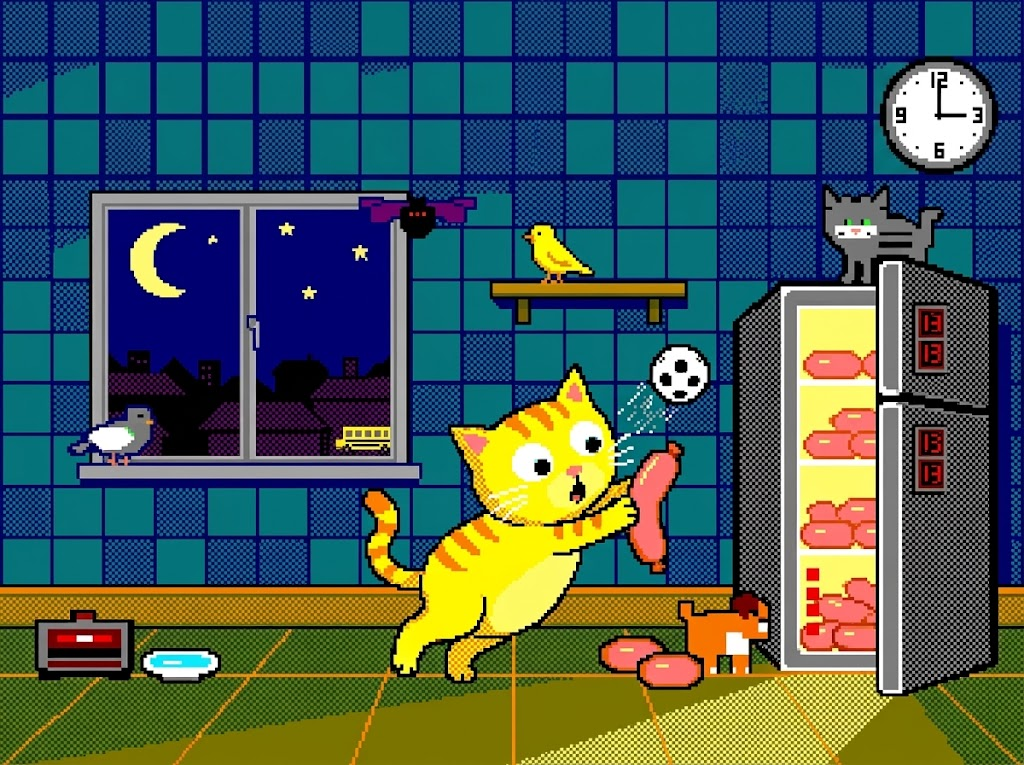
#> input picture assets/art/title.jpg, 1024 x 765 px; its folder holds only this picture in this run
$ python mktitle64.py ../assets/art/title.jpg
#> lines starting #> are read from the running program, lines starting #| are printed output that depends on the picture
### tools/mktext64.py
#!/usr/bin/env python3
"""Turn the font art and the UTF-8 string files into src/font.s and
src/strings.s.

    tools/mktext64.py

The same rules as the CPC's tools/mktext.py, and the same files: no literal
text in the sources, every message in both languages, Greek folded onto the
font - accents dropped, lowercase raised, and the fourteen capitals that share
a Latin shape drawn with the Latin glyph. Only Γ Δ Θ Λ Ξ Π Σ Φ Ψ Ω are drawn.

What changes is the output. The glyph index is the screen code, so the font
is a VIC character set as it stands: 8 bytes a glyph, the 5-column drawing
in bits 6-2, so it sits one pixel in from the left of its 8x8 cell. The HUD
and the footer use it in hires character mode, 40 columns; text.s also draws
it into the multicolour bitmap, one font pixel to a multicolour pixel, for
the banners.
"""

import os
import sys
import unicodedata

ROOT = os.path.dirname(os.path.dirname(os.path.abspath(__file__)))
FONT_ART = os.path.join(ROOT, "assets", "font.txt")
GLYPH_W = 5
GLYPH_H = 8

GREEK_TO_LATIN = dict(zip("ΑΒΕΖΗΙΚΜΝΟΡΤΥΧ", "ABEZHIKMNOPTYX"))
LANGS = [("en", "ENGLISH"), ("el", "GREEK")]
ASM_NAMES = {
    " ": "SPACE", ".": "DOT", ",": "COMMA", "!": "BANG", "?": "QUERY",
    ":": "COLON", "-": "DASH", "'": "QUOTE", "/": "SLASH",
    "Γ": "GAMMA", "Δ": "DELTA", "Θ": "THETA", "Λ": "LAMBDA", "Ξ": "XI",
    "Π": "PI", "Σ": "SIGMA", "Φ": "PHI", "Ψ": "PSI", "Ω": "OMEGA",
}


# [6 lines left out: function fold, not called in this run]


def read_font():
    glyphs, name, rows = [], None, []
    for lineno, line in enumerate(open(FONT_ART, encoding="utf-8"), 1):
        line = line.rstrip("\n")
        if line.startswith(":"):
            if name is not None:
                glyphs.append((name, rows))
            name, rows = line[1:], []
            continue
        if (name is not None and len(line) == GLYPH_W
                and not set(line) - set(".#")):
            rows.append(int(line.replace(".", "0").replace("#", "1"), 2) << 2)
            continue
        if not line.strip() or line.lstrip().startswith("#"):
            continue
        sys.exit("%s:%d: not a glyph row: %r" % (FONT_ART, lineno, line))
    glyphs.append((name, rows))
    for n, r in glyphs:
        if len(r) != GLYPH_H:
            sys.exit("%s: glyph %s has %d rows" % (FONT_ART, n, len(r)))
    return glyphs


# [68 lines left out: functions read_strings, main, not called in this run]


# [2 lines that do not run on import are left out]

### tools/mktitle64.py
#!/usr/bin/env python3
"""Turn the title painting into a multicolour bitmap: src/title.s.

    tools/mktitle64.py [--preview]

The source is the CPC's title painting, assets/art/title.jpg: the cat caught
at the open Pitsos with a sausage, at a quarter past three in the morning.
loukc64.md 5.7 says an automatic conversion comes out blurred and clashing;
this one is built for the cell, not against it:

  * The painting is cropped (a little wall off the top, most of the floor off
    the bottom) and scaled to 160 x 168 - cell rows 0-20 - so a multicolour
    pixel is twice as wide as a line, as the monitor shows it.
  * Every pixel goes to its nearest C64 colour first; then each 4 x 8 cell
    keeps the three colours, besides the background, that cost the least
    over the pixels in it, and every pixel takes the nearest of those four.
    The background - the one colour every cell shares - is whichever makes
    the whole picture cheapest.
  * The name and the subtitle are put in before the cells are chosen, as
    pixels that must come out exactly, so the lettering is never the colour
    that loses. They are in the game's font, as on the CPC, and differ by
    language - so cell rows 0-4 are written twice, once per language, and
    rows 5-20 once.

Row 21 is left empty: the footer's text split is written on its last line,
which must be blank in both modes (CLAUDE.md 3), and so must the first byte
of the bitmap, which text mode reads there for a few cycles.

--preview writes build/title-<lang>.png at 2:1, which is how to judge it.
"""

import os
import sys

from PIL import Image

ROOT = os.path.dirname(os.path.dirname(os.path.abspath(__file__)))
sys.path.insert(0, os.path.join(ROOT, "tools"))
import mktext64   # noqa: E402
from mksprite64 import C64_RGB   # noqa: E402

SRC = os.path.join(ROOT, "assets", "art", "title.jpg")
OUT = os.path.join(ROOT, "src", "title.s")

W, ROWS = 160, 21
H = ROWS * 8
BAND = 5                        # cell rows that carry the lettering
CROP_TOP, CROP_BOTTOM = 40, 80  # source rows dropped: wall above, floor below

NAME_Y, NAME_SX, NAME_SY = 3, 2, 3
SUB_Y = 29
YELLOW, BLACK, CORAL = 7, 0, 10

LANGS = ["en", "el"]            # the order of LANG_EN, LANG_EL


def dist(a, b):
    # Weighted RGB: the eye is kinder to blue than to green. Plain RGB and a
    # luma-weighted distance were tried too; this kept the wall's tiles and
    # the window's skyline, which the others flattened.
    return 2 * (a[0] - b[0]) ** 2 + 4 * (a[1] - b[1]) ** 2 + 3 * (a[2] - b[2]) ** 2


D = [[dist(C64_RGB[a], C64_RGB[b]) for b in range(16)] for a in range(16)]


def painting():
    src = Image.open(SRC).convert("RGB")
#> src is the input picture: PIL image 1024x765 RGB; mean R, G, B 69.7, 91.5, 87.5
    w, h = src.size
#> w = 1024; h = 765
    src = src.crop((0, CROP_TOP, w, h - CROP_BOTTOM))
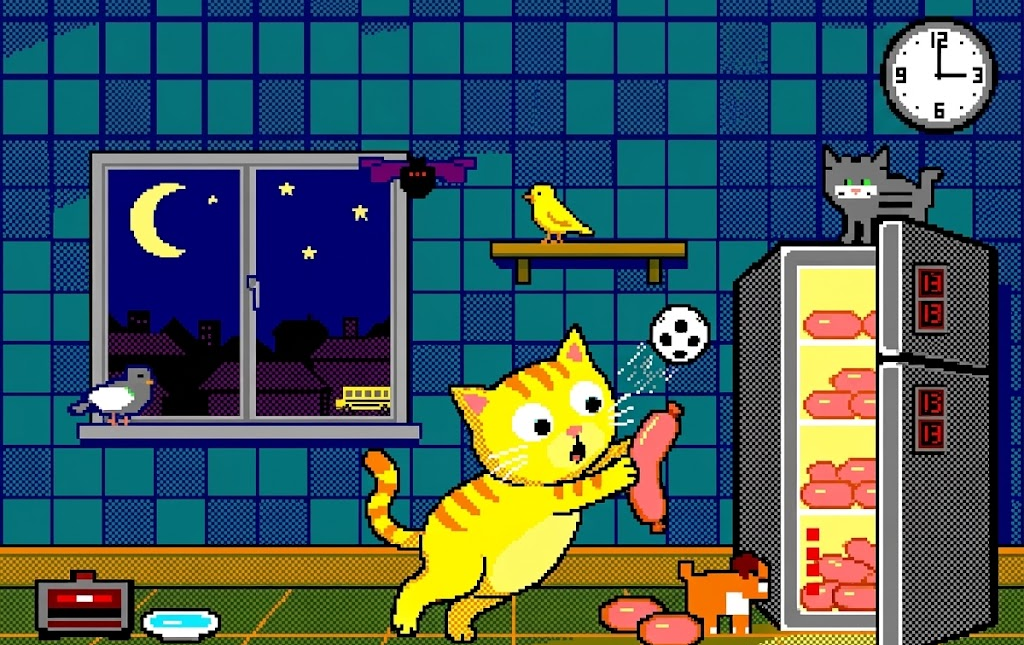
#> src: PIL image 1024x645 RGB; mean R, G, B 66.9, 89.1, 93.8
    small = src.resize((W, H), Image.LANCZOS)
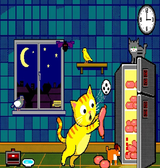
#> small: PIL image 160x168 RGB; mean R, G, B 66.9, 89.2, 93.8
    px = small.load()
    return [[min(range(16), key=lambda c: dist(px[x, y], C64_RGB[c]))
             for x in range(W)] for y in range(H)]


def letters(lang):
    """The lettering as {(x, y): colour}: name with its shadow, subtitle."""
    glyphs = mktext64.read_font()
    index = {(" " if n == "SPACE" else n): i for i, (n, _) in enumerate(glyphs)}
    text = mktext64.read_strings(os.path.join(ROOT, "text", "loukoumas.%s.txt" % lang))
    out = {}

    def draw(msg, y, sx, sy, colour, dx=0, dy=0):
        codes = [index[mktext64.fold(ch)] for ch in text[msg]]
        x0 = (W - len(codes) * 6 * sx) // 2
        for i, code in enumerate(codes):
            rows = glyphs[code][1]
            for gy in range(7):
                for gx in range(5):
                    if rows[gy] & (0x40 >> gx):
                        for yy in range(sy):
                            for xx in range(sx):
                                out[(x0 + (i * 6 + gx) * sx + xx + dx,
                                     y + gy * sy + yy + dy)] = colour

    draw("TITLE1", NAME_Y, NAME_SX, NAME_SY, BLACK, 1, 2)     # the shadow
    draw("TITLE1", NAME_Y, NAME_SX, NAME_SY, YELLOW)
    sub = {}
    saved, out = out, sub
    draw("TITLE2", SUB_Y, 1, 1, CORAL)
    out = saved
    for (x, y) in sub:          # a black rim round the subtitle, so it reads
        for dx in (-1, 0, 1):   # over the tiles of the wall
            for dy in (-1, 0, 1):
                if (x + dx, y + dy) not in sub:
                    out[(x + dx, y + dy)] = BLACK
    out.update(sub)
    return out


def cells(img, bg, locked=None, rows=ROWS, first_byte_blank=True):
    """Choose each cell's three colours; return the bitmap, screen and colour
    RAM, and the total error. tools/mksplash64.py uses this too."""
    ROWS = rows
    locked = locked or {}
    bmp, scr, col = bytearray(ROWS * 320), bytearray(ROWS * 40), bytearray(ROWS * 40)
    cost = 0
    for cr in range(ROWS):
        for cc in range(40):
            count = {}
            must = set()
            for y in range(cr * 8, cr * 8 + 8):
                for x in range(cc * 4, cc * 4 + 4):
                    c = locked.get((x, y), img[y][x])
                    count[c] = count.get(c, 0) + 1
                    if (x, y) in locked and locked[(x, y)] != bg:
                        must.add(locked[(x, y)])
            if len(must) > 3:
                sys.exit("mktitle64: cell %d,%d needs %d colours for the lettering"
                         % (cc, cr, len(must)))
            others = [c for c in count if c != bg and c not in must]
            best, best_cost = None, None
            need = 3 - len(must)

            def combos(pool, k):
                if k == 0 or not pool:
                    yield []
                    return
                for i, c in enumerate(pool):
                    for rest in combos(pool[i + 1:], k - 1):
                        yield [c] + rest
            for extra in combos(others, min(need, len(others))):
                pal = sorted(must) + extra
                e = sum(n * min(D[c][p] for p in pal + [bg]) for c, n in count.items())
                if best_cost is None or e < best_cost:
                    best, best_cost = pal, e
            cost += best_cost
            pal = best + [None] * (3 - len(best))
            choices = [(0, bg)] + [(k + 1, p) for k, p in enumerate(pal) if p is not None]
            for y in range(8):
                byte = 0
                for k in range(4):
                    x, yy = cc * 4 + k, cr * 8 + y
                    c = locked.get((x, yy), img[yy][x])
                    slot = min(choices, key=lambda t: D[c][t[1]])[0]
                    byte |= slot << (6 - 2 * k)
                bmp[cr * 320 + cc * 8 + y] = byte
            scr[cr * 40 + cc] = ((pal[0] or 0) << 4) | (pal[1] or 0)
            col[cr * 40 + cc] = pal[2] or 0
    if first_byte_blank:
        bmp[7] = 0              # the byte text mode reads on the split line
    return bmp, scr, col, cost


def show(bmp, scr, col, bg, path):
    im = Image.new("RGB", (320, ROWS * 8))
    p = im.load()
    for cr in range(ROWS):
        for cc in range(40):
            cols = [bg, scr[cr * 40 + cc] >> 4, scr[cr * 40 + cc] & 15, col[cr * 40 + cc]]
            for y in range(8):
                b = bmp[cr * 320 + cc * 8 + y]
                for k in range(4):
                    c = C64_RGB[cols[(b >> (6 - 2 * k)) & 3]]
                    p[cc * 8 + 2 * k, cr * 8 + y] = c
                    p[cc * 8 + 2 * k + 1, cr * 8 + y] = c
    im.resize((640, ROWS * 16), Image.NEAREST).save(path)


def data(name, b):
    out = ["%s" % name]
    for i in range(0, len(b), 32):
        out.append("        .byte " + ",".join("$%02x" % v for v in b[i:i + 32]))
    return "\n".join(out)


def main():
    img = painting()
#> img = 168 items
    freq = {}
    for row in img:
        for c in row:
            freq[c] = freq.get(c, 0) + 1
#> after the loop, freq = 16 items
    tries = sorted(freq, key=lambda c: -freq[c])[:5]
#> tries = [6, 12, 11, 7, 0]
    bg = min(tries, key=lambda c: cells(img, c)[3])
#> bg = 12

    bands = {}
    for lang in LANGS:
        bmp, scr, col, _ = cells(img, bg, letters(lang))
        bands[lang] = (bmp, scr, col)
        if "--preview" in sys.argv:
            show(bmp, scr, col, bg, os.path.join(ROOT, "build", "title-%s.png" % lang))
#> after the loop, bands = 0 items
    bmp, scr, col = bands["en"]
    for lang in LANGS[1:]:      # below the band, the languages are one picture
        assert bands[lang][0][BAND * 320:] == bmp[BAND * 320:]

    with open(OUT, "w") as fh:
        fh.write(";; Generated by tools/mktitle64.py from assets/art/title.jpg - do not edit.\n")
        fh.write(";; Cell rows 0-%d of the bitmap; rows 0-%d once per language, with the\n"
                 ";; lettering in them, rows %d-%d once. See the tool for how.\n\n"
                 % (ROWS - 1, BAND - 1, BAND, ROWS - 1))
        fh.write("TITLE_BG    = %d\nTITLE_ROWS  = %d\nTITLE_BAND  = %d\n\n" % (bg, ROWS, BAND))
        fh.write(data("title_bmp", bmp[BAND * 320:]) + "\n")
        fh.write(data("title_scr", scr[BAND * 40:]) + "\n")
        fh.write(data("title_col", col[BAND * 40:]) + "\n\n")
        for lang in LANGS:
            b, s, c = bands[lang]
            fh.write(data("title_band_bmp_%s" % lang, b[:BAND * 320]) + "\n")
            fh.write(data("title_band_scr_%s" % lang, s[:BAND * 40]) + "\n")
            fh.write(data("title_band_col_%s" % lang, c[:BAND * 40]) + "\n\n")
        fh.write("title_band_lo .byte %s\n" % ", ".join("<title_band_bmp_%s" % l for l in LANGS))
        fh.write("title_band_hi .byte %s\n" % ", ".join(">title_band_bmp_%s" % l for l in LANGS))
    print("mktitle64: background %d, %d bytes" % (bg, (ROWS - BAND) * 400 + BAND * 400 * 2),
          file=sys.stderr)


if __name__ == "__main__":
#> (the run stopped early here; a loop or call above may not have finished)
